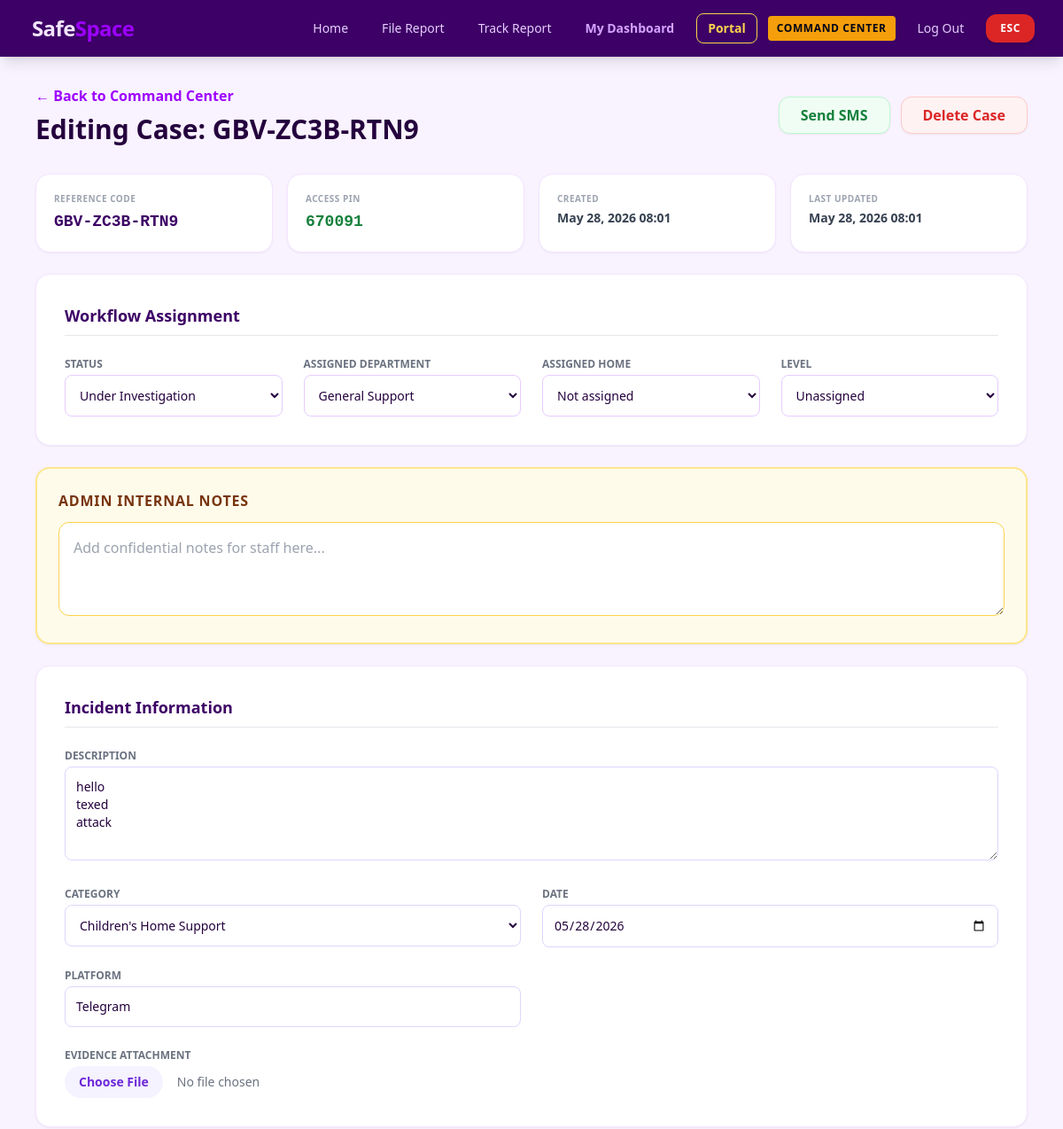
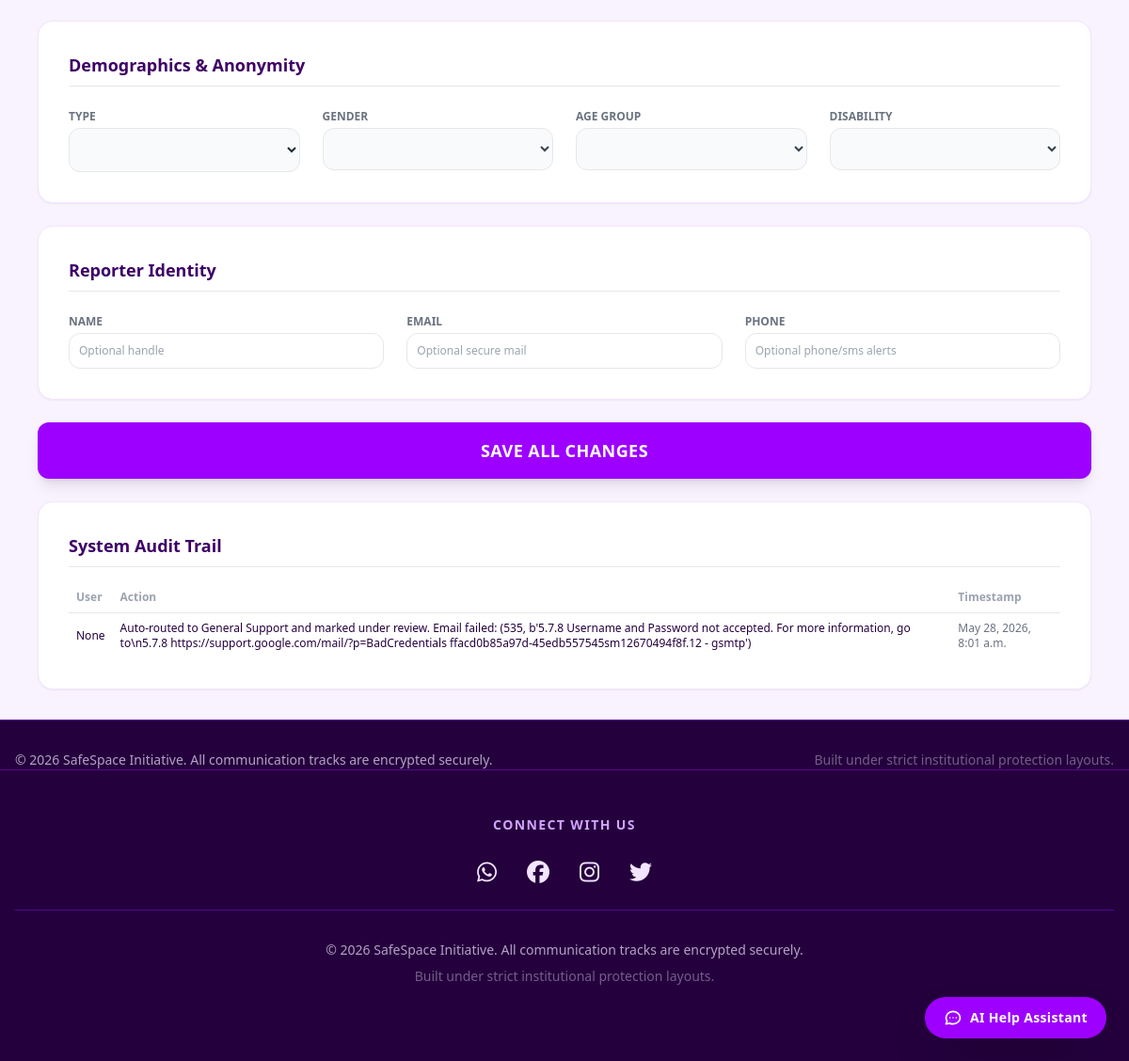
The page /edit-report/26/ (signed in) on the database its author committed (2 pictures, top to bottom).
### reports/models.py (models this page shows, shortened)
class IncidentReport(models.Model):
    CATEGORY_CHOICES = [
        ('cyberstalking', 'Cyberstalking & Harassment'),
        ('doxing', 'Non-Consensual Image Sharing / DoXing'),
        ('impersonation', 'Impersonation & Identity Theft'),
        ('threats', 'Online Threats & Hate Speech'),
        ('other', 'Other Forms of Online Abuse'),
        ('children_home_support', 'Children\'s Home Support'),
    ]
    STATUS_CHOICES = [
        ('pending', 'Pending Review'),
        ('under_review', 'Under Investigation'),
        ('action_taken', 'Action Taken / Resolved'),
        ('closed', 'Closed'),
    ]
    URGENCY_CHOICES = [
        ('low', 'Low Priority'),
        ('medium', 'Medium Priority'),
        ('high', 'High Priority'),
        ('critical', 'Critical Intervention Required'),
    ]
    LEVEL_CHOICES = [
        (0, 'Unassigned'),
        (1, 'Initial Review'),
        (2, 'Escalated/Urgent'),
        (3, 'Resolved')
    ]
    reference_number = models.CharField(max_length=14, unique=True, editable=False, db_index=True)
    case_access_pin = models.CharField(max_length=6, editable=False)
    reporter_profile = models.ForeignKey(User, on_delete=models.SET_NULL, blank=True, null=True)
    incident_category = models.CharField(max_length=100, choices=CATEGORY_CHOICES)
    description = models.TextField()
    incident_date = models.DateField(null=True, blank=True)
    platform_used = models.CharField(max_length=100)
    evidence_attachment = models.FileField(upload_to='evidence/%Y/%m/%d/', blank=True, null=True)
    level = models.IntegerField(choices=LEVEL_CHOICES, default=0)
    assigned_department = models.ForeignKey(Department, on_delete=models.SET_NULL, null=True, blank=True)
    assigned_to = models.ForeignKey(User, on_delete=models.SET_NULL, null=True, blank=True, related_name='assigned_cases')
    assigned_home = models.ForeignKey(ChildrensHome, on_delete=models.SET_NULL, null=True, blank=True)
    reporter_type = models.CharField(max_length=20, default='self')
    allow_contact = models.BooleanField(default=False)
    gender = models.CharField(max_length=5, default='P')
    age_group = models.CharField(max_length=10, blank=True, null=True)
    disability = models.CharField(max_length=20, default='none')
    reporter_name = models.CharField(max_length=100, blank=True, null=True)
    reporter_email = models.EmailField(blank=True, null=True)
    reporter_phone = models.CharField(max_length=20, blank=True, null=True)
    ai_classified_category = models.CharField(max_length=50, blank=True, null=True)
    ai_urgency_score = models.CharField(max_length=20, choices=URGENCY_CHOICES, default='low')
    ai_research_insights = models.TextField(blank=True, null=True)
    status = models.CharField(max_length=20, choices=STATUS_CHOICES, default='pending')
    admin_notes = models.TextField(blank=True, null=True)
    created_at = models.DateTimeField(auto_now_add=True)
    updated_at = models.DateTimeField(auto_now=True)

class Department(models.Model):
    name = models.CharField(max_length=100, unique=True)
    email = models.EmailField()

class AuditLog(models.Model):
    report = models.ForeignKey(IncidentReport, on_delete=models.CASCADE, related_name='audit_logs')
    user = models.ForeignKey(User, on_delete=models.SET_NULL, null=True)
    action = models.CharField(max_length=255)
    timestamp = models.DateTimeField(auto_now_add=True)

### reports/views.py (the view)
# urls.py: path('edit-report/<int:report_id>/', views.friendly_edit_view, name='friendly_edit'),
@staff_member_required
def friendly_edit_view(request, report_id):
    report = get_object_or_404(IncidentReport, id=report_id)
    if request.method == 'POST':
        form = SecureIncidentReportForm(request.POST, request.FILES, instance=report)
        if form.is_valid():
            report = form.save(commit=False)
            report.admin_notes = request.POST.get('admin_notes', '')
            report.status = request.POST.get('status', report.status)
            report.level = request.POST.get('level', report.level)
            report.assigned_department_id = request.POST.get('assigned_department') or None
            report.assigned_home_id = request.POST.get('assigned_home') or None
            report.save()
            AuditLog.objects.create(
                report=report,
                user=request.user,
                action="Admin updated full case record from command center."
            )
            return redirect('custom_admin_dashboard')
    else:
        form = SecureIncidentReportForm(instance=report)
    return render(request, 'reports/friendly_edit.html', {
        'form': form,
        'report': report,
        'departments': Department.objects.all().order_by('name'),
        'homes': ChildrensHome.objects.all().order_by('name'),
    })

### reports/templates/reports/friendly_edit.html (shortened to what this page needs)
{% extends 'base.html' %}
{% block content %}
<div class="max-w-6xl mx-auto px-4 py-8">
    <div class="flex flex-col md:flex-row justify-between items-start md:items-center mb-8 gap-4">
        <div>
            <a href="{% url 'custom_admin' %}" class="text-purple-600 font-bold hover:underline mb-2 block">← Back to Command Center</a>
            <h1 class="text-3xl font-black text-purple-950">Editing Case: {{ report.reference_number }}</h1>
        </div>
        <div class="flex gap-3">
            <a href="{% url 'send_case_sms' report.id %}" class="bg-green-50 text-green-700 font-bold py-2 px-6 rounded-xl border border-green-200 hover:bg-green-100 transition shadow-sm">Send SMS</a>
            <button type="button" onclick="confirmDelete()" class="bg-red-50 text-red-600 font-bold py-2 px-6 rounded-xl border border-red-200 hover:bg-red-100 transition shadow-sm">Delete Case</button>
        </div>
    </div>
    <form method="POST" enctype="multipart/form-data" class="space-y-6">
        <div class="grid grid-cols-1 md:grid-cols-4 gap-4">
            <div class="bg-white p-5 rounded-2xl shadow-sm border border-purple-100">
                <span class="block text-[10px] font-black text-gray-400 uppercase tracking-wider">Reference Code</span>
                <span class="block mt-1 font-mono text-lg font-black text-purple-900 select-all">{{ report.reference_number }}</span>
            </div>
            <div class="bg-white p-5 rounded-2xl shadow-sm border border-purple-100">
                <span class="block text-[10px] font-black text-gray-400 uppercase tracking-wider">Access PIN</span>
                <span class="block mt-1 font-mono text-lg font-black text-green-700 select-all">{{ report.case_access_pin }}</span>
            </div>
            <div class="bg-white p-5 rounded-2xl shadow-sm border border-purple-100">
                <span class="block text-[10px] font-black text-gray-400 uppercase tracking-wider">Created</span>
                <span class="block mt-1 text-sm font-bold text-gray-700">{{ report.created_at|date:"M d, Y H:i" }}</span>
            </div>
            <div class="bg-white p-5 rounded-2xl shadow-sm border border-purple-100">
                <span class="block text-[10px] font-black text-gray-400 uppercase tracking-wider">Last Updated</span>
                <span class="block mt-1 text-sm font-bold text-gray-700">{{ report.updated_at|date:"M d, Y H:i" }}</span>
            </div>
        </div>
        <div class="bg-white p-8 rounded-2xl shadow-sm border border-purple-100">
            <h2 class="text-lg font-bold text-purple-900 mb-6 border-b pb-2">Workflow Assignment</h2>
            <div class="grid grid-cols-1 md:grid-cols-4 gap-6">
                <div>
                    <label class="block text-xs font-bold text-gray-500 mb-1 uppercase">Status</label>
                    <select name="status" class="w-full p-3 bg-white border border-purple-200 rounded-lg text-sm">
                        {% for value, label in report.STATUS_CHOICES %}
                            <option value="{{ value }}" {% if report.status == value %}selected{% endif %}>{{ label }}</option>
                        {% endfor %}
                    </select>
                </div>
                <div>
                    <label class="block text-xs font-bold text-gray-500 mb-1 uppercase">Assigned Department</label>
                    <select name="assigned_department" class="w-full p-3 bg-white border border-purple-200 rounded-lg text-sm">
                        {% for department in departments %}
                            <option value="{{ department.id }}" {% if report.assigned_department_id == department.id %}selected{% endif %}>{{ department.name }}</option>
                        {% endfor %}
                    </select>
                </div>
                <div>
                    <label class="block text-xs font-bold text-gray-500 mb-1 uppercase">Assigned Home</label>
                    <select name="assigned_home" class="w-full p-3 bg-white border border-purple-200 rounded-lg text-sm">
                        <option value="">Not assigned</option>
                    </select>
                </div>
                <div>
                    <label class="block text-xs font-bold text-gray-500 mb-1 uppercase">Level</label>
                    <select name="level" class="w-full p-3 bg-white border border-purple-200 rounded-lg text-sm">
                        {% for value, label in report.LEVEL_CHOICES %}
                            <option value="{{ value }}" {% if report.level == value %}selected{% endif %}>{{ label }}</option>
                        {% endfor %}
                    </select>
                </div>
            </div>
        </div>
        <div class="bg-amber-50 p-6 rounded-2xl border-2 border-amber-200 shadow-sm">
            <h2 class="text-md font-black text-amber-900 mb-3 uppercase tracking-wider">Admin Internal Notes</h2>
            <textarea name="admin_notes" class="w-full p-4 border border-amber-300 rounded-xl focus:ring-4 focus:ring-amber-200 outline-none transition" rows="3" placeholder="Add confidential notes for staff here...">{{ report.admin_notes|default_if_none:"" }}</textarea>
        </div>
        <div class="bg-white p-8 rounded-2xl shadow-sm border border-purple-100">
            <h2 class="text-lg font-bold text-purple-900 mb-6 border-b pb-2">Incident Information</h2>
            <div class="grid grid-cols-1 md:grid-cols-2 gap-6">
                <div class="md:col-span-2">
                    <label class="block text-xs font-bold text-gray-500 mb-1 uppercase">Description</label>
                    {{ form.description }}
                </div>
                <div>
                    <label class="block text-xs font-bold text-gray-500 mb-1 uppercase">Category</label>
                    {{ form.incident_category }}
                </div>
                <div>
                    <label class="block text-xs font-bold text-gray-500 mb-1 uppercase">Date</label>
                    {{ form.incident_date }}
                </div>
                <div>
                    <label class="block text-xs font-bold text-gray-500 mb-1 uppercase">Platform</label>
                    {{ form.platform_used }}
                </div>
                <div class="md:col-span-2">
                    <label class="block text-xs font-bold text-gray-500 mb-1 uppercase">Evidence Attachment</label>
                    {{ form.evidence_attachment }}
                </div>
            </div>
        </div>
        <div class="bg-white p-8 rounded-2xl shadow-sm border border-purple-100">
            <h2 class="text-lg font-bold text-purple-900 mb-6 border-b pb-2">Demographics & Anonymity</h2>
            <div class="grid grid-cols-2 md:grid-cols-4 gap-6">
                <div><label class="block text-xs font-bold text-gray-500 mb-1 uppercase">Type</label>{{ form.reporter_type }}</div>
                <div><label class="block text-xs font-bold text-gray-500 mb-1 uppercase">Gender</label>{{ form.gender }}</div>
                <div><label class="block text-xs font-bold text-gray-500 mb-1 uppercase">Age Group</label>{{ form.age_group }}</div>
                <div><label class="block text-xs font-bold text-gray-500 mb-1 uppercase">Disability</label>{{ form.disability }}</div>
            </div>
        </div>
        <div class="bg-white p-8 rounded-2xl shadow-sm border border-purple-100">
            <h2 class="text-lg font-bold text-purple-900 mb-6 border-b pb-2">Reporter Identity</h2>
            <div class="grid grid-cols-1 md:grid-cols-3 gap-6">
                <div><label class="block text-xs font-bold text-gray-500 mb-1 uppercase">Name</label>{{ form.reporter_name }}</div>
                <div><label class="block text-xs font-bold text-gray-500 mb-1 uppercase">Email</label>{{ form.reporter_email }}</div>
                <div><label class="block text-xs font-bold text-gray-500 mb-1 uppercase">Phone</label>{{ form.reporter_phone }}</div>
            </div>
        </div>
        <button type="submit" class="w-full bg-purple-600 text-white font-black py-4 rounded-xl hover:bg-purple-700 transition shadow-lg text-lg uppercase tracking-wide">Save All Changes</button>
    </form>
    <div class="bg-white p-8 rounded-2xl shadow-sm border border-purple-100 mt-6 overflow-hidden">
        <h2 class="text-lg font-bold text-purple-900 mb-4 border-b pb-2">System Audit Trail</h2>
        <div class="overflow-x-auto">
            <table class="w-full text-xs text-left">
                <thead>
                    <tr class="text-gray-400">
                        <th class="p-2">User</th>
                        <th class="p-2">Action</th>
                        <th class="p-2">Timestamp</th>
                    </tr>
                </thead>
                <tbody>
                    {% for log in report.audit_logs.all %}
                    <tr class="border-t">
                        <td class="p-2 font-medium">{{ log.user }}</td>
                        <td class="p-2">{{ log.action }}</td>
                        <td class="p-2 text-gray-500">{{ log.timestamp }}</td>
                    </tr>
                    {% empty %}
                    <tr><td colspan="3" class="p-4 text-gray-400">No logs available for this case.</td></tr>
                    {% endfor %}
                </tbody>
            </table>
        </div>
    </div>
</div>
{% endblock %}

### core/static/images/custom.css (style rules this page uses)
html { scroll-behavior: smooth; -webkit-tap-highlight-color: transparent; }

### rows shown on the page
IncidentReport: reference_number "GBV-ZC3B-RTN9", case_access_pin "670091", created_at "May 28, 2026 08:01", updated_at "May 28, 2026 08:01", status "Under Investigation", assigned_department "General Support", level "Unassigned", description "hello texed attack", incident_category "Children's Home Support", incident_date "05/28/2026", platform_used "Telegram"
AuditLog: user "None", action "Auto-routed to General Support and marked under review. Email failed: (535, b'5.7.8 Username and Password not accepted. For more information, go to\\n5.7.8 https://support.google.com/mail/?p=BadCredentials ffacd0b85a97d-45edb557545sm12670494f8f.12 - gsmtp')", timestamp "May 28, 2026, 8:01 a.m."
